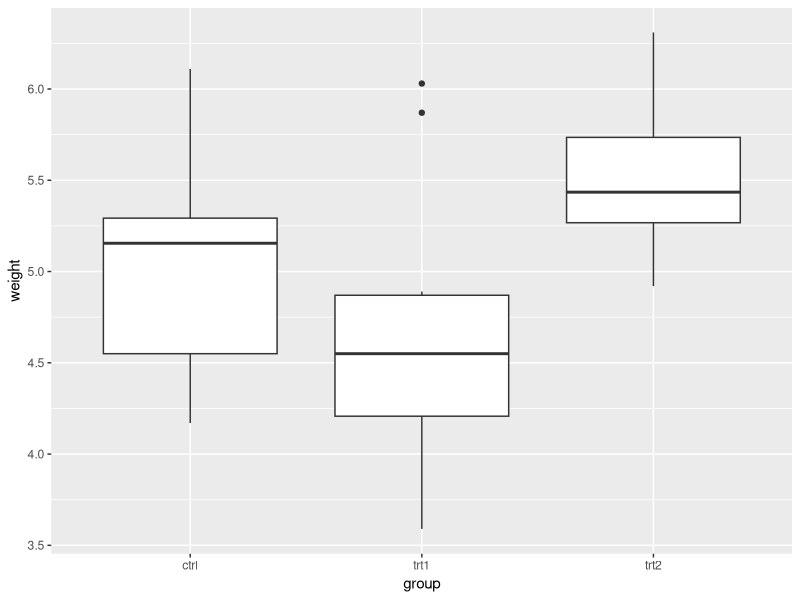
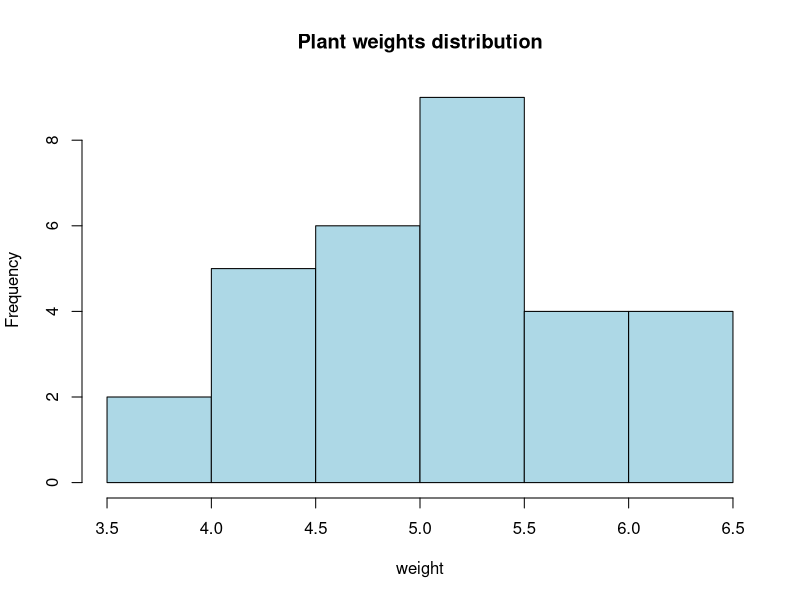
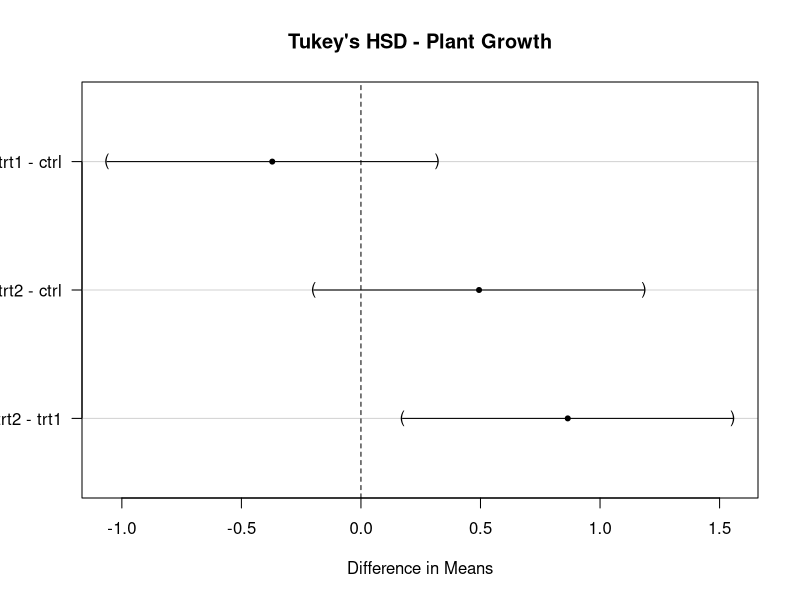

Here is the R script that generated these plots, in order:
##################################
# Part 1: One-Way ANOVA
##################################

# We'll be using the PlantGrowth dataset, which comes built-in with R.

data(PlantGrowth)
library(ggplot2)
library(doBy)

# information on Plant Growth
??PlantGrowth

# Exploratory Data Analysis:
head(PlantGrowth)

# Visualize the data using boxplots.
ggplot(PlantGrowth, aes(x=group, y=weight)) + geom_boxplot()

# Check for ANOVA assumptions:
# Normality:
shapiro.test(PlantGrowth$weight)

# histogram
hist(PlantGrowth$weight, main="Plant weights distribution", xlab = "weight",  col="lightblue" )

# Homogeneity of variances:
bartlett.test(weight ~ group, data=PlantGrowth)

#Running ANOVA with aov:
result <- aov(weight ~ group , data=PlantGrowth)
summary(result)

# obtain model coefficients
PlantGrowth$group <- as.factor(PlantGrowth$group)
mod <- lm(weight~group, data=PlantGrowth)
mod

# same as summary(result)
anova(mod)

# Compute summary statistics by group
summary_stats <- summaryBy(weight ~ group, data = PlantGrowth, FUN = c(mean, median, sd))

# Print the summary statistics
print(summary_stats)

##############################################
# Part 2: Tukey Test for Multiple Comparisons
##############################################

# library for  Tukey test
library(multcomp)

# Rum Tukey on reuslt object
tukey_result <- glht(result, linfct = mcp(group = "Tukey"))
summary(tukey_result)

# Visualize Tukey Results
plot(tukey_result, main="Tukey's HSD - Plant Growth", xlab="Difference in Means")
